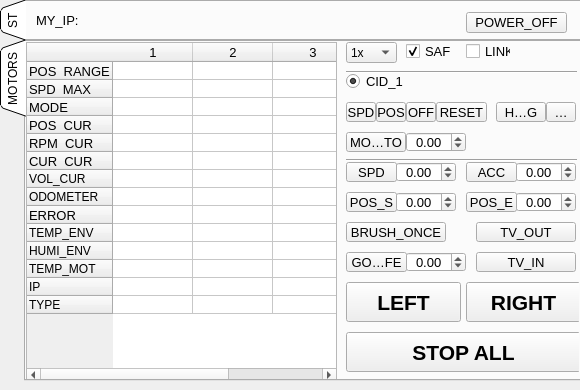
<?xml version="1.0" encoding="UTF-8"?>
<ui version="4.0">
 <class>MainWindow</class>
 <widget class="QMainWindow" name="MainWindow">
  <property name="geometry">
   <rect>
    <x>0</x>
    <y>0</y>
    <width>580</width>
    <height>390</height>
   </rect>
  </property>
  <property name="minimumSize">
   <size>
    <width>580</width>
    <height>270</height>
   </size>
  </property>
  <property name="maximumSize">
   <size>
    <width>16777215</width>
    <height>16777215</height>
   </size>
  </property>
  <property name="windowTitle">
   <string>SBC-BOT</string>
  </property>
  <widget class="QWidget" name="centralwidget">
   <widget class="QTabWidget" name="area_state">
    <property name="geometry">
     <rect>
      <x>0</x>
      <y>0</y>
      <width>581</width>
      <height>41</height>
     </rect>
    </property>
    <property name="tabPosition">
     <enum>QTabWidget::West</enum>
    </property>
    <property name="tabShape">
     <enum>QTabWidget::Triangular</enum>
    </property>
    <property name="currentIndex">
     <number>0</number>
    </property>
    <property name="elideMode">
     <enum>Qt::ElideLeft</enum>
    </property>
    <widget class="QWidget" name="tab_state">
     <attribute name="title">
      <string>ST</string>
     </attribute>
     <widget class="QToolButton" name="btn_power_off">
      <property name="geometry">
       <rect>
        <x>440</x>
        <y>10</y>
        <width>101</width>
        <height>21</height>
       </rect>
      </property>
      <property name="font">
       <font>
        <pointsize>10</pointsize>
        <weight>50</weight>
        <bold>false</bold>
       </font>
      </property>
      <property name="text">
       <string>POWER_OFF</string>
      </property>
      <property name="checkable">
       <bool>false</bool>
      </property>
     </widget>
     <widget class="QLabel" name="my_ip">
      <property name="geometry">
       <rect>
        <x>10</x>
        <y>10</y>
        <width>151</width>
        <height>16</height>
       </rect>
      </property>
      <property name="font">
       <font>
        <pointsize>10</pointsize>
       </font>
      </property>
      <property name="text">
       <string>MY_IP: </string>
      </property>
     </widget>
    </widget>
   </widget>
   <widget class="QTabWidget" name="area_motors">
    <property name="geometry">
     <rect>
      <x>0</x>
      <y>40</y>
      <width>581</width>
      <height>341</height>
     </rect>
    </property>
    <property name="tabPosition">
     <enum>QTabWidget::West</enum>
    </property>
    <property name="tabShape">
     <enum>QTabWidget::Triangular</enum>
    </property>
    <property name="currentIndex">
     <number>0</number>
    </property>
    <property name="elideMode">
     <enum>Qt::ElideLeft</enum>
    </property>
    <widget class="QWidget" name="tab_robot">
     <attribute name="title">
      <string>MOTORS</string>
     </attribute>
     <widget class="QTableWidget" name="table_motors">
      <property name="geometry">
       <rect>
        <x>0</x>
        <y>0</y>
        <width>311</width>
        <height>341</height>
       </rect>
      </property>
      <property name="minimumSize">
       <size>
        <width>0</width>
        <height>0</height>
       </size>
      </property>
      <property name="maximumSize">
       <size>
        <width>16777215</width>
        <height>16777215</height>
       </size>
      </property>
      <property name="font">
       <font>
        <pointsize>9</pointsize>
       </font>
      </property>
      <property name="layoutDirection">
       <enum>Qt::LeftToRight</enum>
      </property>
      <attribute name="horizontalHeaderDefaultSectionSize">
       <number>80</number>
      </attribute>
      <attribute name="verticalHeaderDefaultSectionSize">
       <number>18</number>
      </attribute>
      <attribute name="verticalHeaderMinimumSectionSize">
       <number>18</number>
      </attribute>
      <row>
       <property name="text">
        <string>POS_RANGE</string>
       </property>
       <property name="font">
        <font>
         <pointsize>10</pointsize>
        </font>
       </property>
      </row>
      <row>
       <property name="text">
        <string>SPD_MAX</string>
       </property>
       <property name="font">
        <font>
         <pointsize>10</pointsize>
        </font>
       </property>
      </row>
      <row>
       <property name="text">
        <string>MODE</string>
       </property>
       <property name="font">
        <font>
         <pointsize>10</pointsize>
        </font>
       </property>
      </row>
      <row>
       <property name="text">
        <string>POS_CUR</string>
       </property>
       <property name="font">
        <font>
         <pointsize>10</pointsize>
        </font>
       </property>
      </row>
      <row>
       <property name="text">
        <string>RPM_CUR</string>
       </property>
       <property name="font">
        <font>
         <pointsize>10</pointsize>
        </font>
       </property>
      </row>
      <row>
       <property name="text">
        <string>CUR_CUR</string>
       </property>
       <property name="font">
        <font>
         <pointsize>10</pointsize>
        </font>
       </property>
      </row>
      <row>
       <property name="text">
        <string>VOL_CUR</string>
       </property>
      </row>
      <row>
       <property name="text">
        <string>ODOMETER</string>
       </property>
       <property name="font">
        <font>
         <pointsize>9</pointsize>
        </font>
       </property>
      </row>
      <row>
       <property name="text">
        <string>ERROR</string>
       </property>
       <property name="font">
        <font>
         <pointsize>10</pointsize>
        </font>
       </property>
      </row>
      <row>
       <property name="text">
        <string>TEMP_ENV</string>
       </property>
      </row>
      <row>
       <property name="text">
        <string>HUMI_ENV</string>
       </property>
      </row>
      <row>
       <property name="text">
        <string>TEMP_MOT</string>
       </property>
      </row>
      <row>
       <property name="text">
        <string>IP</string>
       </property>
      </row>
      <row>
       <property name="text">
        <string>TYPE</string>
       </property>
      </row>
      <column>
       <property name="text">
        <string>1</string>
       </property>
       <property name="font">
        <font>
         <pointsize>10</pointsize>
        </font>
       </property>
      </column>
      <column>
       <property name="text">
        <string>2</string>
       </property>
       <property name="font">
        <font>
         <pointsize>10</pointsize>
        </font>
       </property>
      </column>
      <column>
       <property name="text">
        <string>3</string>
       </property>
       <property name="font">
        <font>
         <pointsize>10</pointsize>
        </font>
       </property>
      </column>
     </widget>
     <widget class="QToolButton" name="btn_cid_homing">
      <property name="geometry">
       <rect>
        <x>470</x>
        <y>60</y>
        <width>50</width>
        <height>20</height>
       </rect>
      </property>
      <property name="minimumSize">
       <size>
        <width>50</width>
        <height>20</height>
       </size>
      </property>
      <property name="maximumSize">
       <size>
        <width>60</width>
        <height>20</height>
       </size>
      </property>
      <property name="font">
       <font>
        <pointsize>10</pointsize>
       </font>
      </property>
      <property name="text">
       <string>HOMING</string>
      </property>
     </widget>
     <widget class="QToolButton" name="btn_cid_reset">
      <property name="geometry">
       <rect>
        <x>410</x>
        <y>60</y>
        <width>51</width>
        <height>20</height>
       </rect>
      </property>
      <property name="font">
       <font>
        <pointsize>10</pointsize>
       </font>
      </property>
      <property name="text">
       <string>RESET</string>
      </property>
     </widget>
     <widget class="QToolButton" name="btn_cid_org">
      <property name="geometry">
       <rect>
        <x>520</x>
        <y>60</y>
        <width>30</width>
        <height>20</height>
       </rect>
      </property>
      <property name="minimumSize">
       <size>
        <width>25</width>
        <height>20</height>
       </size>
      </property>
      <property name="maximumSize">
       <size>
        <width>40</width>
        <height>20</height>
       </size>
      </property>
      <property name="font">
       <font>
        <pointsize>10</pointsize>
       </font>
      </property>
      <property name="text">
       <string>ORG</string>
      </property>
     </widget>
     <widget class="QToolButton" name="btn_cid_move_to">
      <property name="geometry">
       <rect>
        <x>320</x>
        <y>90</y>
        <width>60</width>
        <height>20</height>
       </rect>
      </property>
      <property name="minimumSize">
       <size>
        <width>40</width>
        <height>20</height>
       </size>
      </property>
      <property name="maximumSize">
       <size>
        <width>100</width>
        <height>20</height>
       </size>
      </property>
      <property name="font">
       <font>
        <pointsize>10</pointsize>
       </font>
      </property>
      <property name="text">
       <string>MOVE_TO</string>
      </property>
     </widget>
     <widget class="QDoubleSpinBox" name="pos_tar">
      <property name="geometry">
       <rect>
        <x>380</x>
        <y>90</y>
        <width>60</width>
        <height>20</height>
       </rect>
      </property>
      <property name="minimumSize">
       <size>
        <width>0</width>
        <height>20</height>
       </size>
      </property>
      <property name="maximumSize">
       <size>
        <width>70</width>
        <height>20</height>
       </size>
      </property>
      <property name="font">
       <font>
        <pointsize>10</pointsize>
       </font>
      </property>
      <property name="alignment">
       <set>Qt::AlignCenter</set>
      </property>
      <property name="decimals">
       <number>2</number>
      </property>
      <property name="minimum">
       <double>-9999.000000000000000</double>
      </property>
      <property name="maximum">
       <double>9999.000000000000000</double>
      </property>
     </widget>
     <widget class="QCheckBox" name="motors_safe">
      <property name="geometry">
       <rect>
        <x>380</x>
        <y>0</y>
        <width>45</width>
        <height>18</height>
       </rect>
      </property>
      <property name="sizePolicy">
       <sizepolicy hsizetype="Fixed" vsizetype="Fixed">
        <horstretch>0</horstretch>
        <verstretch>0</verstretch>
       </sizepolicy>
      </property>
      <property name="minimumSize">
       <size>
        <width>0</width>
        <height>0</height>
       </size>
      </property>
      <property name="maximumSize">
       <size>
        <width>160</width>
        <height>16777215</height>
       </size>
      </property>
      <property name="font">
       <font>
        <pointsize>10</pointsize>
        <weight>50</weight>
        <bold>false</bold>
       </font>
      </property>
      <property name="text">
       <string>SAFE</string>
      </property>
      <property name="checked">
       <bool>true</bool>
      </property>
     </widget>
     <widget class="QToolButton" name="btn_motor_left">
      <property name="geometry">
       <rect>
        <x>320</x>
        <y>240</y>
        <width>115</width>
        <height>40</height>
       </rect>
      </property>
      <property name="minimumSize">
       <size>
        <width>40</width>
        <height>20</height>
       </size>
      </property>
      <property name="maximumSize">
       <size>
        <width>150</width>
        <height>60</height>
       </size>
      </property>
      <property name="font">
       <font>
        <pointsize>16</pointsize>
        <weight>75</weight>
        <bold>true</bold>
       </font>
      </property>
      <property name="text">
       <string>LEFT</string>
      </property>
     </widget>
     <widget class="QToolButton" name="btn_motors_stop_all">
      <property name="geometry">
       <rect>
        <x>320</x>
        <y>290</y>
        <width>235</width>
        <height>40</height>
       </rect>
      </property>
      <property name="font">
       <font>
        <pointsize>16</pointsize>
        <weight>75</weight>
        <bold>true</bold>
       </font>
      </property>
      <property name="text">
       <string>STOP ALL</string>
      </property>
     </widget>
     <widget class="QToolButton" name="btn_motor_right">
      <property name="geometry">
       <rect>
        <x>440</x>
        <y>240</y>
        <width>115</width>
        <height>40</height>
       </rect>
      </property>
      <property name="minimumSize">
       <size>
        <width>40</width>
        <height>20</height>
       </size>
      </property>
      <property name="maximumSize">
       <size>
        <width>150</width>
        <height>50</height>
       </size>
      </property>
      <property name="font">
       <font>
        <pointsize>16</pointsize>
        <weight>75</weight>
        <bold>true</bold>
       </font>
      </property>
      <property name="text">
       <string>RIGHT</string>
      </property>
     </widget>
     <widget class="QToolButton" name="btn_mode_spd">
      <property name="geometry">
       <rect>
        <x>320</x>
        <y>60</y>
        <width>30</width>
        <height>20</height>
       </rect>
      </property>
      <property name="font">
       <font>
        <pointsize>10</pointsize>
       </font>
      </property>
      <property name="text">
       <string>SPD</string>
      </property>
     </widget>
     <widget class="QToolButton" name="btn_mode_off">
      <property name="geometry">
       <rect>
        <x>380</x>
        <y>60</y>
        <width>30</width>
        <height>20</height>
       </rect>
      </property>
      <property name="font">
       <font>
        <pointsize>10</pointsize>
       </font>
      </property>
      <property name="text">
       <string>OFF</string>
      </property>
     </widget>
     <widget class="QToolButton" name="btn_brush_once">
      <property name="geometry">
       <rect>
        <x>320</x>
        <y>180</y>
        <width>100</width>
        <height>20</height>
       </rect>
      </property>
      <property name="minimumSize">
       <size>
        <width>50</width>
        <height>20</height>
       </size>
      </property>
      <property name="maximumSize">
       <size>
        <width>100</width>
        <height>20</height>
       </size>
      </property>
      <property name="font">
       <font>
        <pointsize>10</pointsize>
       </font>
      </property>
      <property name="text">
       <string>BRUSH_ONCE</string>
      </property>
     </widget>
     <widget class="QToolButton" name="btn_tv_in">
      <property name="geometry">
       <rect>
        <x>450</x>
        <y>210</y>
        <width>100</width>
        <height>20</height>
       </rect>
      </property>
      <property name="minimumSize">
       <size>
        <width>50</width>
        <height>20</height>
       </size>
      </property>
      <property name="maximumSize">
       <size>
        <width>100</width>
        <height>20</height>
       </size>
      </property>
      <property name="font">
       <font>
        <pointsize>10</pointsize>
       </font>
      </property>
      <property name="text">
       <string>TV_IN</string>
      </property>
     </widget>
     <widget class="QCheckBox" name="motors_link">
      <property name="geometry">
       <rect>
        <x>440</x>
        <y>0</y>
        <width>45</width>
        <height>18</height>
       </rect>
      </property>
      <property name="sizePolicy">
       <sizepolicy hsizetype="Fixed" vsizetype="Fixed">
        <horstretch>0</horstretch>
        <verstretch>0</verstretch>
       </sizepolicy>
      </property>
      <property name="minimumSize">
       <size>
        <width>0</width>
        <height>0</height>
       </size>
      </property>
      <property name="maximumSize">
       <size>
        <width>160</width>
        <height>16777215</height>
       </size>
      </property>
      <property name="font">
       <font>
        <pointsize>10</pointsize>
        <weight>50</weight>
        <bold>false</bold>
       </font>
      </property>
      <property name="text">
       <string>LINK</string>
      </property>
      <property name="checked">
       <bool>false</bool>
      </property>
     </widget>
     <widget class="QWidget" name="widget" native="true">
      <property name="geometry">
       <rect>
        <x>570</x>
        <y>30</y>
        <width>251</width>
        <height>21</height>
       </rect>
      </property>
     </widget>
     <widget class="QWidget" name="widget_2" native="true">
      <property name="geometry">
       <rect>
        <x>320</x>
        <y>30</y>
        <width>171</width>
        <height>31</height>
       </rect>
      </property>
      <widget class="QRadioButton" name="cid_1">
       <property name="geometry">
        <rect>
         <x>0</x>
         <y>0</y>
         <width>60</width>
         <height>18</height>
        </rect>
       </property>
       <property name="minimumSize">
        <size>
         <width>25</width>
         <height>0</height>
        </size>
       </property>
       <property name="maximumSize">
        <size>
         <width>100</width>
         <height>16777215</height>
        </size>
       </property>
       <property name="font">
        <font>
         <pointsize>10</pointsize>
        </font>
       </property>
       <property name="text">
        <string>CID_1</string>
       </property>
       <property name="checked">
        <bool>true</bool>
       </property>
      </widget>
     </widget>
     <widget class="Line" name="line">
      <property name="geometry">
       <rect>
        <x>320</x>
        <y>20</y>
        <width>231</width>
        <height>21</height>
       </rect>
      </property>
      <property name="frameShadow">
       <enum>QFrame::Sunken</enum>
      </property>
      <property name="midLineWidth">
       <number>0</number>
      </property>
      <property name="orientation">
       <enum>Qt::Horizontal</enum>
      </property>
     </widget>
     <widget class="QComboBox" name="comboBox">
      <property name="geometry">
       <rect>
        <x>320</x>
        <y>0</y>
        <width>51</width>
        <height>21</height>
       </rect>
      </property>
      <property name="currentIndex">
       <number>4</number>
      </property>
      <item>
       <property name="text">
        <string>10x</string>
       </property>
      </item>
      <item>
       <property name="text">
        <string>5x</string>
       </property>
      </item>
      <item>
       <property name="text">
        <string>3x</string>
       </property>
      </item>
      <item>
       <property name="text">
        <string>2x</string>
       </property>
      </item>
      <item>
       <property name="text">
        <string>1x</string>
       </property>
      </item>
      <item>
       <property name="text">
        <string>0.5x</string>
       </property>
      </item>
     </widget>
     <widget class="QToolButton" name="btn_mode_pos">
      <property name="geometry">
       <rect>
        <x>350</x>
        <y>60</y>
        <width>30</width>
        <height>20</height>
       </rect>
      </property>
      <property name="font">
       <font>
        <pointsize>10</pointsize>
       </font>
      </property>
      <property name="text">
       <string>POS</string>
      </property>
     </widget>
     <widget class="QToolButton" name="btn_go_safe">
      <property name="geometry">
       <rect>
        <x>320</x>
        <y>210</y>
        <width>61</width>
        <height>20</height>
       </rect>
      </property>
      <property name="font">
       <font>
        <pointsize>10</pointsize>
       </font>
      </property>
      <property name="text">
       <string>GO_SAFE</string>
      </property>
     </widget>
     <widget class="QDoubleSpinBox" name="pos_safe_x">
      <property name="geometry">
       <rect>
        <x>380</x>
        <y>210</y>
        <width>60</width>
        <height>20</height>
       </rect>
      </property>
      <property name="minimumSize">
       <size>
        <width>0</width>
        <height>20</height>
       </size>
      </property>
      <property name="maximumSize">
       <size>
        <width>70</width>
        <height>20</height>
       </size>
      </property>
      <property name="font">
       <font>
        <pointsize>10</pointsize>
       </font>
      </property>
      <property name="alignment">
       <set>Qt::AlignCenter</set>
      </property>
      <property name="decimals">
       <number>2</number>
      </property>
      <property name="minimum">
       <double>-9999.000000000000000</double>
      </property>
      <property name="maximum">
       <double>9999.000000000000000</double>
      </property>
     </widget>
     <widget class="QDoubleSpinBox" name="dance_spd">
      <property name="geometry">
       <rect>
        <x>370</x>
        <y>120</y>
        <width>60</width>
        <height>20</height>
       </rect>
      </property>
      <property name="minimumSize">
       <size>
        <width>0</width>
        <height>20</height>
       </size>
      </property>
      <property name="maximumSize">
       <size>
        <width>70</width>
        <height>20</height>
       </size>
      </property>
      <property name="font">
       <font>
        <pointsize>10</pointsize>
       </font>
      </property>
      <property name="alignment">
       <set>Qt::AlignCenter</set>
      </property>
      <property name="decimals">
       <number>2</number>
      </property>
      <property name="minimum">
       <double>-9999.000000000000000</double>
      </property>
      <property name="maximum">
       <double>9999.000000000000000</double>
      </property>
     </widget>
     <widget class="QToolButton" name="label_dance_spd">
      <property name="geometry">
       <rect>
        <x>320</x>
        <y>120</y>
        <width>51</width>
        <height>20</height>
       </rect>
      </property>
      <property name="font">
       <font>
        <pointsize>10</pointsize>
       </font>
      </property>
      <property name="text">
       <string>SPD</string>
      </property>
     </widget>
     <widget class="QToolButton" name="label_dance_acc">
      <property name="geometry">
       <rect>
        <x>440</x>
        <y>120</y>
        <width>51</width>
        <height>20</height>
       </rect>
      </property>
      <property name="font">
       <font>
        <pointsize>10</pointsize>
       </font>
      </property>
      <property name="text">
       <string>ACC</string>
      </property>
     </widget>
     <widget class="QDoubleSpinBox" name="dance_acc">
      <property name="geometry">
       <rect>
        <x>490</x>
        <y>120</y>
        <width>60</width>
        <height>20</height>
       </rect>
      </property>
      <property name="minimumSize">
       <size>
        <width>0</width>
        <height>20</height>
       </size>
      </property>
      <property name="maximumSize">
       <size>
        <width>70</width>
        <height>20</height>
       </size>
      </property>
      <property name="font">
       <font>
        <pointsize>10</pointsize>
       </font>
      </property>
      <property name="alignment">
       <set>Qt::AlignCenter</set>
      </property>
      <property name="decimals">
       <number>2</number>
      </property>
      <property name="minimum">
       <double>-9999.000000000000000</double>
      </property>
      <property name="maximum">
       <double>9999.000000000000000</double>
      </property>
     </widget>
     <widget class="Line" name="line_2">
      <property name="geometry">
       <rect>
        <x>320</x>
        <y>108</y>
        <width>231</width>
        <height>21</height>
       </rect>
      </property>
      <property name="frameShadow">
       <enum>QFrame::Sunken</enum>
      </property>
      <property name="midLineWidth">
       <number>0</number>
      </property>
      <property name="orientation">
       <enum>Qt::Horizontal</enum>
      </property>
     </widget>
     <widget class="QToolButton" name="label_dance_pos_s">
      <property name="geometry">
       <rect>
        <x>320</x>
        <y>150</y>
        <width>51</width>
        <height>20</height>
       </rect>
      </property>
      <property name="font">
       <font>
        <pointsize>10</pointsize>
       </font>
      </property>
      <property name="text">
       <string>POS_S</string>
      </property>
     </widget>
     <widget class="QDoubleSpinBox" name="dance_pos_s">
      <property name="geometry">
       <rect>
        <x>370</x>
        <y>150</y>
        <width>60</width>
        <height>20</height>
       </rect>
      </property>
      <property name="minimumSize">
       <size>
        <width>0</width>
        <height>20</height>
       </size>
      </property>
      <property name="maximumSize">
       <size>
        <width>70</width>
        <height>20</height>
       </size>
      </property>
      <property name="font">
       <font>
        <pointsize>10</pointsize>
       </font>
      </property>
      <property name="alignment">
       <set>Qt::AlignCenter</set>
      </property>
      <property name="decimals">
       <number>2</number>
      </property>
      <property name="minimum">
       <double>-9999.000000000000000</double>
      </property>
      <property name="maximum">
       <double>9999.000000000000000</double>
      </property>
     </widget>
     <widget class="QToolButton" name="label_dance_pos_e">
      <property name="geometry">
       <rect>
        <x>440</x>
        <y>150</y>
        <width>51</width>
        <height>20</height>
       </rect>
      </property>
      <property name="font">
       <font>
        <pointsize>10</pointsize>
       </font>
      </property>
      <property name="text">
       <string>POS_E</string>
      </property>
     </widget>
     <widget class="QDoubleSpinBox" name="dance_pos_e">
      <property name="geometry">
       <rect>
        <x>490</x>
        <y>150</y>
        <width>60</width>
        <height>20</height>
       </rect>
      </property>
      <property name="minimumSize">
       <size>
        <width>0</width>
        <height>20</height>
       </size>
      </property>
      <property name="maximumSize">
       <size>
        <width>70</width>
        <height>20</height>
       </size>
      </property>
      <property name="font">
       <font>
        <pointsize>10</pointsize>
       </font>
      </property>
      <property name="alignment">
       <set>Qt::AlignCenter</set>
      </property>
      <property name="decimals">
       <number>2</number>
      </property>
      <property name="minimum">
       <double>-9999.000000000000000</double>
      </property>
      <property name="maximum">
       <double>9999.000000000000000</double>
      </property>
     </widget>
     <widget class="QToolButton" name="btn_tv_out">
      <property name="geometry">
       <rect>
        <x>450</x>
        <y>180</y>
        <width>100</width>
        <height>20</height>
       </rect>
      </property>
      <property name="minimumSize">
       <size>
        <width>50</width>
        <height>20</height>
       </size>
      </property>
      <property name="maximumSize">
       <size>
        <width>100</width>
        <height>20</height>
       </size>
      </property>
      <property name="font">
       <font>
        <pointsize>10</pointsize>
       </font>
      </property>
      <property name="text">
       <string>TV_OUT</string>
      </property>
     </widget>
    </widget>
   </widget>
  </widget>
 </widget>
 <resources/>
 <connections/>
</ui>
